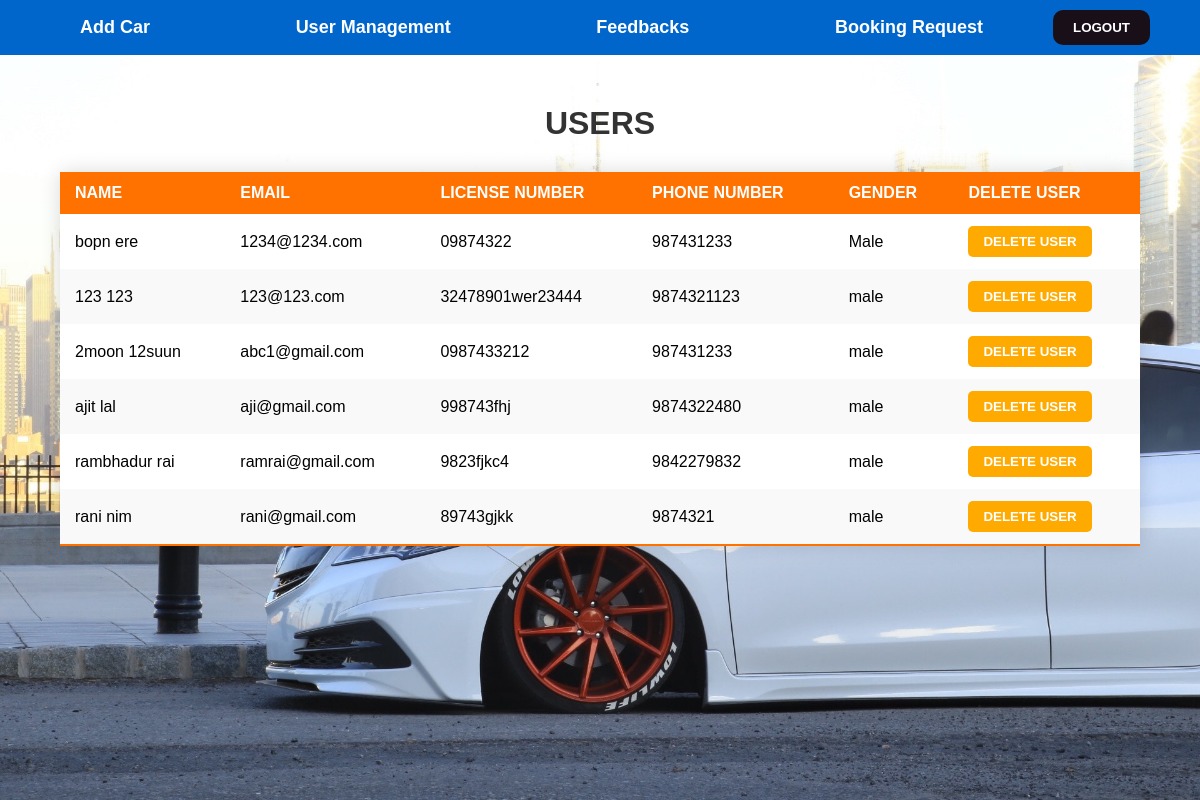
Screenshot of /adminusers.php with the database file from the repository.
### tables this page shows
CREATE TABLE `users` (
  `FNAME` varchar(255) NOT NULL,
  `LNAME` varchar(255) NOT NULL,
  `EMAIL` varchar(255) NOT NULL,
  `LIC_NUM` varchar(255) NOT NULL,
  `PHONE_NUMBER` bigint(11) NOT NULL,
  `PASSWORD` varchar(255) NOT NULL,
  `GENDER` varchar(255) NOT NULL
);

### adminusers.php (the view, shortened to what this page needs)
<!DOCTYPE html>
<html lang="en">
<head>
</head>
<body>
<?php
require_once('connection.php');
$query = "SELECT * FROM users";
$queryy = mysqli_query($con, $query);
?>
<div class="hai">
    <div class="navbar">
        <div class="menu">
            <ul>
                <li><a href="adminvehicle.php" class="nav-link">Add Car</a></li>
                <li><a href="adminusers.php" class="nav-link">User Management</a></li>
                <li><a href="admindash.php" class="nav-link">Feedbacks</a></li>
                <li><a href="adminbook.php" class="nav-link">Booking Request</a></li>
            </ul>
        </div>
        <div class="logout-btn-container">
            <button class="logout-btn"><a href="index.php" style="color: white; text-decoration: none;">LOGOUT</a></button>
        </div>
    </div>
    <div class="header">USERS</div>
    <div>
        <table class="content-table">
            <thead>
                <tr>
                    <th>NAME</th>
                    <th>EMAIL</th>
                    <th>LICENSE NUMBER</th>
                    <th>PHONE NUMBER</th>
                    <th>GENDER</th>
                    <th>DELETE USER</th>
                </tr>
            </thead>
            <tbody>
                <?php
                while ($res = mysqli_fetch_array($queryy)) {
                ?>
                <tr>
                    <td><?php echo $res['FNAME'] . " " . $res['LNAME']; ?></td>
                    <td><?php echo $res['EMAIL']; ?></td>
                    <td><?php echo $res['LIC_NUM']; ?></td>
                    <td><?php echo $res['PHONE_NUMBER']; ?></td>
                    <td><?php echo $res['GENDER']; ?></td>
                    <td><button class="delete-btn"><a href="deleteuser.php?id=<?php echo $res['EMAIL'] ?>" style="color: white; text-decoration: none;">DELETE USER</a></button></td>
                </tr>
                <?php } ?>
            </tbody>
        </table>
    </div>
</div>
</body>
</html>

### adminusers.php (style rules this page uses)
* { margin: 0; padding: 0; box-sizing: border-box; }
body { font-family: Arial, sans-serif; background-color: #f4f4f4; }
.hai { width: 100%; background: url("../images/carbg2.jpg") center center no-repeat; background-size: cover; height: 100vh; position: relative; }
.navbar { width: 100%; padding: 10px 50px; background-color: #0066cc; display: flex; justify-content: space-between; align-items: center; }
.menu { display: flex; justify-content: space-evenly; flex: 1; }
.menu ul { display: flex; width: 100%; justify-content: space-between; list-style: none; padding: 0; }
.menu li { list-style: none; }
.menu li a { text-decoration: none; color: white; font-weight: bold; font-size: 18px; padding: 10px 30px; transition: color 0.3s ease; }
.logout-btn-container { margin-left: 40px; }
.logout-btn { padding: 10px 20px; background-color:rgb(25, 15, 25); border: none; border-radius: 10px; color: white; font-weight: bold; cursor: pointer; transition: background-color 0.3s ease; }
.content-table { width: 90%; margin: 30px auto; border-collapse: collapse; background-color: white; box-shadow: 0 0 20px rgba(0, 0, 0, 0.15); border-radius: 8px; }
.content-table th, .content-table td { padding: 12px 15px; text-align: left; }
.content-table thead { background-color: #ff7200; color: white; }
.content-table tbody tr:nth-of-type(even) { background-color: #f9f9f9; }
.content-table tbody tr:last-child { border-bottom: 2px solid #ff7200; }
.header { text-align: center; margin-top: 50px; font-size: 32px; font-weight: bold; color: #333; }
.delete-btn { padding: 8px 15px; background-color:rgb(255, 170, 0); border: none; color: white; font-weight: bold; cursor: pointer; border-radius: 5px; transition: background-color 0.3s ease; }

### rows the page displays
users: FNAME "bopn", LNAME "ere", EMAIL "1234@1234.com", LIC_NUM "09874322", PHONE_NUMBER "987431233", GENDER "Male"
users: FNAME "123", LNAME "123", EMAIL "123@123.com", LIC_NUM "32478901wer23444", PHONE_NUMBER "9874321123", GENDER "male"
users: FNAME "2moon", LNAME "12suun", EMAIL "abc1@gmail.com", LIC_NUM "0987433212", PHONE_NUMBER "987431233", GENDER "male"
users: FNAME "ajit", LNAME "lal", EMAIL "aji@gmail.com", LIC_NUM "998743fhj", PHONE_NUMBER "9874322480", GENDER "male"
users: FNAME "rambhadur", LNAME "rai", EMAIL "ramrai@gmail.com", LIC_NUM "9823fjkc4", PHONE_NUMBER "9842279832", GENDER "male"
users: FNAME "rani", LNAME "nim", EMAIL "rani@gmail.com", LIC_NUM "89743gjkk", PHONE_NUMBER "9874321", GENDER "male"
